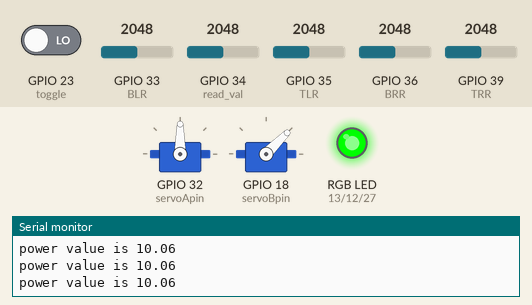
A sketch run on a simulated ESP32. On the bench: 2 × servo, an RGB LED mixed from three pins (HIGH = lit), the last lines printed to the serial monitor. The inputs (shaded band) are chosen by the test bench; at power-on: GPIO 35 (TLR) = 2048, GPIO 36 (BRR) = 2048, GPIO 39 (TRR) = 2048, GPIO 23 (toggle) LOW, GPIO 33 (BLR) = 2048, GPIO 34 (read_val) = 2048. WiFi joins after 1.5 s; servers stay silent unless stated.

Above: at 3.2 s.
3.3 s: GPIO 35 (TLR) set to 2182
4.8 s: GPIO 35 (TLR) set to 2281
At 5.26 s:
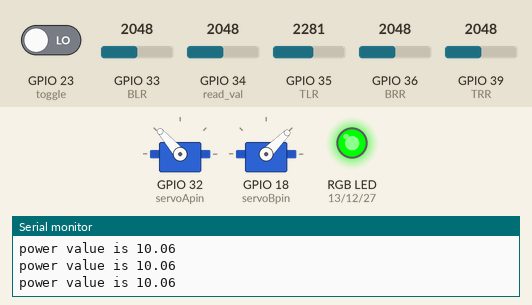
At 6.4 s:
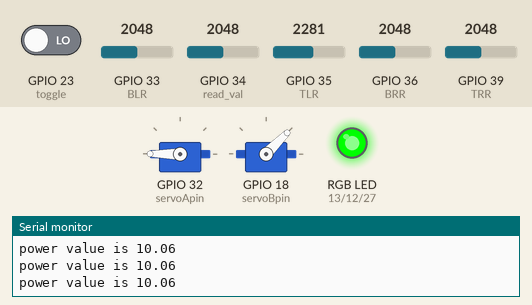
7.2 s: GPIO 36 (BRR) set to 2201
8.7 s: GPIO 36 (BRR) set to 2312
At 10.1 s:
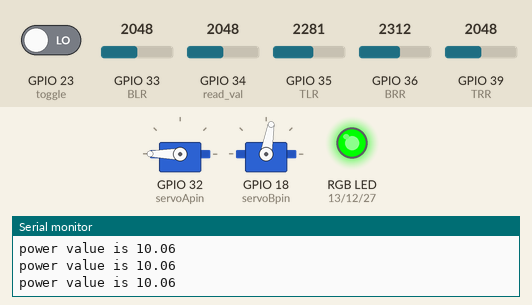
10.5 s: GPIO 39 (TRR) set to 2414
12.0 s: GPIO 39 (TRR) set to 2512
At 14.4 s:
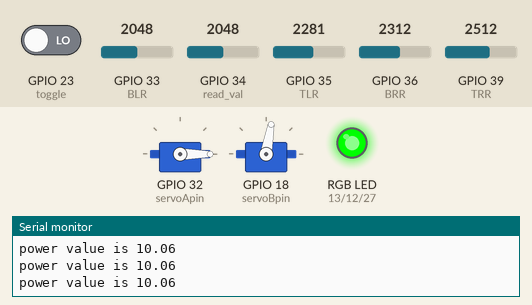
Timing chart, 0 to 15.9 s (numbered marks = the images above; inputs shaded):
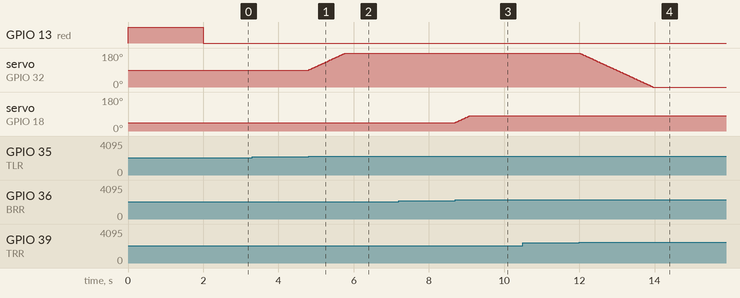

Measured:
- the behaviour switches between 2248 and 2249 on GPIO 35 (TLR) (found by bisection; images 0 and 1)
- the behaviour switches between 2248 and 2249 on GPIO 36 (BRR) (found by bisection; images 2 and 3)
- the behaviour switches between 2481 and 2482 on GPIO 39 (TRR) (found by bisection; images 3 and 4)
- after the input at 4.8 s, servo on GPIO 32 (servoApin): moves from 90° to 180° over 0.97 s, starting at once
- after the input at 8.7 s, servo on GPIO 18 (servoBpin): moves from 45° to 80° over 0.37 s, starting at once
- after the input at 12.0 s, servo on GPIO 32 (servoApin): moves from 180° to 0° over 2.0 s, starting at once

The sketch:

espweb.ino
```cpp
// ---------------------------------------------------------------------------------------
#include <ESP32Servo.h>
#include <WiFi.h>                                     // needed to connect to WiFi
#include <WebServer.h>                                // needed to create a simple webserver (make sure tools -> board is set to ESP32, otherwise you will get a "WebServer.h: No such file or directory" error)
#include <WebSocketsServer.h>                         // needed for instant communication between client and server through Websockets
#include <ArduinoJson.h>                              // needed for JSON encapsulation (send multiple variables with one string)

// SSID and password of Wifi connection:
const char* ssid = "G42";
const char* password = "244466666";

////////////////////////////////////////////////////////////////////////////////////////////////////////////////
Servo servoA;  // create servo object to control a servo (probably an array to control 2 servos)
Servo servoB;                // 16 servo objects can be created on the ESP32

int pos_b_min = 10;
int pos_b_max = 80;
int pos_a = 90;                         // variable to store the inital Aservo position
int pos_b = (pos_b_min+pos_b_max)/2;    // variable to store the inital Bservo position

// Recommended PWM GPIO pins on the ESP32 include 2,4,12-19,21-23,25-27,32-33
//That means you can't use the ADC on any of the ADC2 channels while WiFi is on: GPIO4, GPIO0, GPIO2, GPIO15, GPIO13, GPIO12, GPIO14, GPIO27, GPIO25 and GPIO26.
//But you can use ADC1, which uses pins GPIO36(VP), GPIO37, GPIO38, GPIO39(VN), GPIO32, GPIO33, GPIO34 and GPIO35.

int red = 13;
int green =12;
int blue = 27;
int toggle = 23; // toggle pin used for switching modes
int read_val = 34;
int servoApin = 32;
int servoBpin = 18;
int TRR = 39;//green
int TLR = 35;//yellow
int BRR = 36;//blue
int BLR = 33;//orange
int Rtol = 200;//tolerance value for photo resistor
//tolerance factor for each photoresistor (Default value is 1)
//int TRRtf = 1;
//int TLRtf = 1;
//int BRRtf = 1;
//int BLRtf = 1;
//variables declaration
int TRRread;
int TLRread;
int BRRread;
int BLRread;

//int TRRval;
//int TLRval;
//int BRRval;
//int BLRval;
//
float Cof = (3.3/1230); // co-factor decided using hit and trial
double Vval; // variable for actual voltage reading from solar output
float Pval; //variable that contains power value in Watt
double Eval = 0;  //energy value Pval * interval
int Res = 1; //resistor value on kOhm (3 identical will be connected) (1k??)
int Readval; //value of analog read from voltage divider (solar output)

// The String below "webpage" contains the complete HTML code that is sent to the client whenever someone connects to the webserver
String webpage = "<!DOCTYPE HTML><html>\n<head>\n<title>SOLAR TRACKER</title>\n<meta name=viewport content='width=device-width, initial-scale=1'>\n<link rel=stylesheet href=https://use.fontawesome.com/releases/v5.7.2/css/all.css integrity=sha384-fnmOCqbTlWIlj8LyTjo7mOUStjsKC4pOpQbqyi7RrhN7udi9RwhKkMHpvLbHG9Sr crossorigin=anonymous>\n<link rel=icon href=data:,>\n<style>html{font-family:Arial;display:inline-block;text-align:center}p{font-size:1.2rem}body{margin:0}.topnav{overflow:hidden;background-color:#4b1d3f;color:white;font-size:1.7rem}.content{padding:20px}.card{background-color:white;box-shadow:2px 2px 12px 1px rgba(140,140,140,.5)}.cards{max-width:700px;margin:0 auto;display:grid;grid-gap:2rem;grid-template-columns:repeat(auto-fit,minmax(300px,1fr))}.reading{font-size:2.8rem}.card.temperature{color:#0e7c7b}.card.humidity{color:#17bebb}.card.pressure{color:#3fca6b}.card.gas{color:#d62246}</style>\n</head>\n<body>\n<div class=topnav>\n<h3>SUN TRACKING SOLAR PANEL</h3>\n</div>\n<div class=content>\n<div class=cards>\n<div class='card temperature'>\n<h4><i class='fas fa-bolt'></i> POWER</h4><p><span class=reading><span id=temp>%POWER%</span> mW</span></p>\n</div>\n<div class='card humidity'>\n<h4><i class='fas fa-battery-3'></i> ENERGY</h4><p><span class=reading><span id=hum>%ENERGY%</span> mJ</span></p>\n</div>\n</div>\n</div>\n<script>var Socket;function init(){Socket=new WebSocket('ws://'+window.location.hostname+':81/');Socket.onmessage=function(a){processCommand(a)}}function processCommand(a){var b=JSON.parse(a.data);document.getElementById('temp').innerHTML=b.rand1;document.getElementById('hum').innerHTML=b.rand2;console.log(b.rand1);console.log(b.rand2)}window.onload=function(a){init()};</script>\n</body>\n</html>";

// The JSON library uses static memory, so this will need to be allocated:
// -> in the video I used global variables for "doc_tx" and "doc_rx", however, I now changed this in the code to local variables instead "doc" -> Arduino documentation recomends to use local containers instead of global to prevent data corruption

// We want to periodically send values to the clients, so we need to define an "interval" and remember the last time we sent data to the client (with "previousMillis")
int interval = 1000;                                  // send data to the client every 1000ms -> 1s
unsigned long previousMillis = 0;                     // we use the "millis()" command for time reference and this will output an unsigned long

// Initialization of webserver and websocket
WebServer server(80);                                 // the server uses port 80 (standard port for websites
WebSocketsServer webSocket = WebSocketsServer(81);    // the websocket uses port 81 (standard port for websockets

void solar_control(){
  //reading photoresistor values
  TRRread = analogRead(TRR);
  TLRread = analogRead(TLR);
  BRRread = analogRead(BRR);
  BLRread = analogRead(BLR);


  if ( TRRread > TLRread+Rtol ){
    if (pos_a>0){
      //Serial.println("left");
      pos_a=pos_a-1;
      servoA.write(pos_a);
    }
  }
  if ( TRRread < TLRread-Rtol ){
    if(pos_a<180){
      //Serial.println("Right");
      pos_a=pos_a+1;
      servoA.write(pos_a);
    }
   }
  if ( BRRread > TRRread+Rtol ){
    if (pos_b<pos_b_max){
      //Serial.print("up");
      pos_b=pos_b+1;
      servoB.write(pos_b);
    }
    else{}
  }
  if ( BRRread < TRRread-Rtol ){
    if (pos_b>pos_b_min){
      //Serial.print("Down");
      pos_b=pos_b-1;
      servoB.write(pos_b);
    }
    else{}
  }
  else{}


}

void setup() {
  Serial.begin(115200);                               // init serial port for debugging

  //initialising all input output pins
  pinMode(toggle,INPUT);
  pinMode(red,OUTPUT);
  pinMode(green,OUTPUT);
  pinMode(blue,OUTPUT);
  pinMode(read_val,INPUT);
  pinMode(servoApin,OUTPUT);
  pinMode(servoBpin,OUTPUT);
  pinMode(TRR,INPUT);
  pinMode(TLR,INPUT);
  pinMode(BRR,INPUT);
  pinMode(BLR,INPUT);

  servoA.attach(servoApin);
  servoB.attach(servoBpin);

  //setting position of all servoes to default value initially
  servoA.write(pos_a);
  servoB.write(pos_b);
  //turning all leds off initially
  digitalWrite(blue,LOW);
  digitalWrite(red,LOW);
  digitalWrite(green,LOW);

  Serial.print('in void setup');
  WiFi.begin(ssid, password);                         // start WiFi interface
  Serial.println("Establishing connection to WiFi with SSID: " + String(ssid));     // print SSID to the serial interface for debugging

  while (WiFi.status() != WL_CONNECTED) {             // wait until WiFi is connected
    Serial.print(".");
    digitalWrite(red,HIGH);
    digitalWrite(green,LOW);
    delay(1000);
    if (digitalRead(toggle)==HIGH){
      break;
    }
  }
  Serial.print("Connected to network with IP address: ");
  Serial.print(WiFi.localIP());
  digitalWrite(red,LOW);
  digitalWrite(green,HIGH);
  Serial.println("");                  // show IP address that the ESP32 has received from router

  server.on("/", []() {                               // define here wat the webserver needs to do
    server.send(200, "text/html", webpage);           //    -> it needs to send out the HTML string "webpage" to the client
  });
  server.begin();                                     // start server

  webSocket.begin();                                  // start websocket
  //webSocket.onEvent(webSocketEvent);                  // define a callback function -> what does the ESP32 need to do when an event from the websocket is received? -> run function "webSocketEvent()"
}


void loop() {

  while (digitalRead(toggle) == HIGH){
    //Serial.println("in while loop");
    delay(10);
    digitalWrite(red,LOW);
    digitalWrite(green,LOW);
    digitalWrite(blue,HIGH);
    solar_control();
  }
  digitalWrite(red,LOW);
  digitalWrite(blue,LOW);
  digitalWrite(green,HIGH);
  //Serial.println("in void loop");

  solar_control();
  ///reads value form solar output
  Readval = analogRead(read_val); //value range from 0-4092
  Vval = Readval*Cof;
  Pval = (Vval*Vval)/(3*Res); // power is in mW as resistence is in kOhm
  Serial.print("power value is ");
  Serial.print(Pval);
  Serial.println();
  //initialising web-server
  server.handleClient();                              // Needed for the webserver to handle all clients
  webSocket.loop();                                   // Update function for the webSockets


  unsigned long now = millis();                       // read out the current "time" ("millis()" gives the time in ms since the Arduino started)
  if ((unsigned long)(now - previousMillis) > interval) { // check if "interval" ms has passed since last time the clients were updated
    String jsonString = "";                           // create a JSON string for sending data to the client
    StaticJsonDocument<200> doc;                      // create a JSON container
    JsonObject object = doc.to<JsonObject>();         // create a JSON Object
    //object["rand1"] = random(10);
    object["rand1"] = ((int(Pval*100))/100);                    // write data into the JSON object -> I used "rand1" and "rand2" here, but you can use anything else
    Serial.print("Pval = ");
    Serial.print(Pval);
    Serial.println();
    Eval = (int((Eval +((Pval*interval/1000)))*1000))/1000;
    object["rand2"] = Eval;
    serializeJson(doc, jsonString);                   // convert JSON object to string
    Serial.print(jsonString); // print JSON string to console for debug purposes (you can comment this out)
    Serial.println();
    webSocket.broadcastTXT(jsonString);               // send JSON string to clients
    previousMillis = now;                             // reset previousMillis
  }
  delay(10);
}
```
